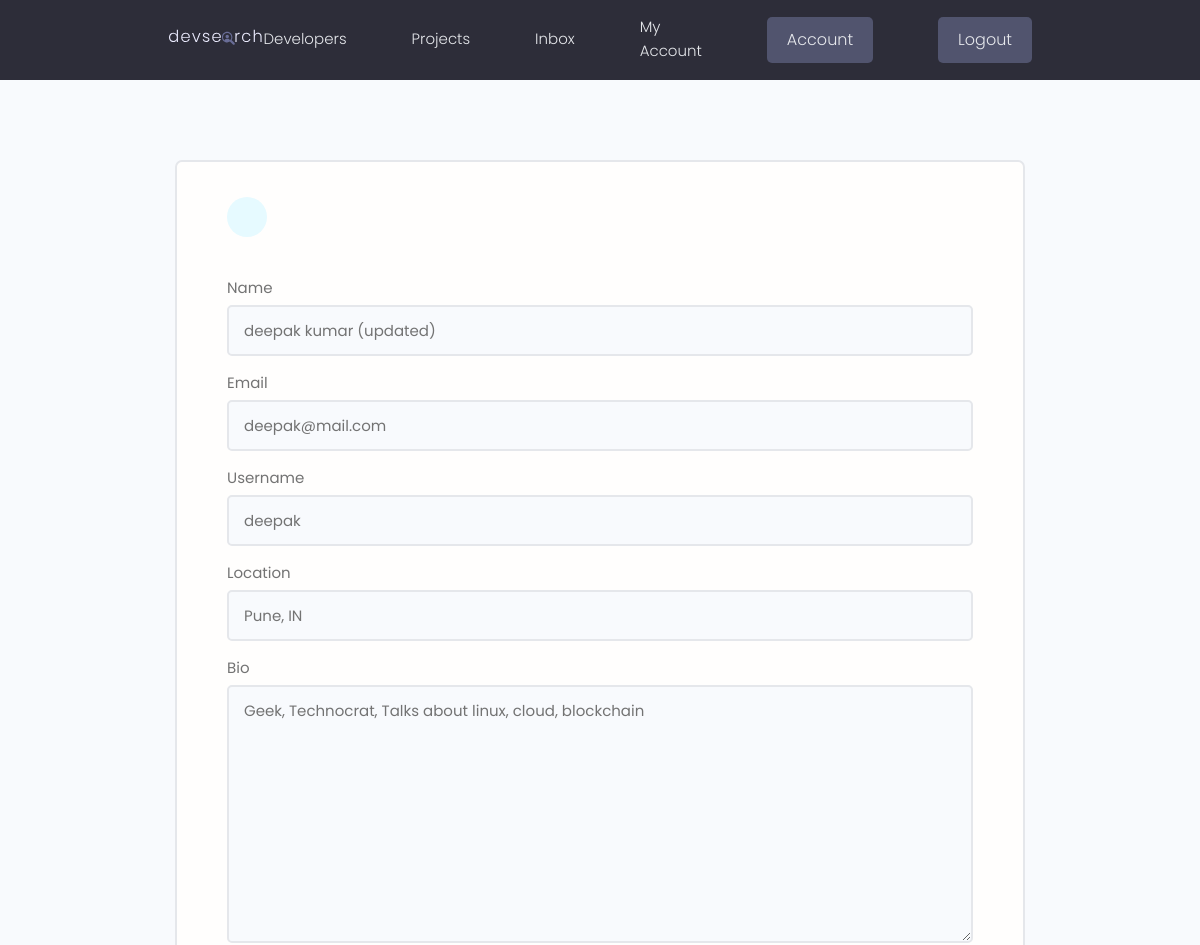
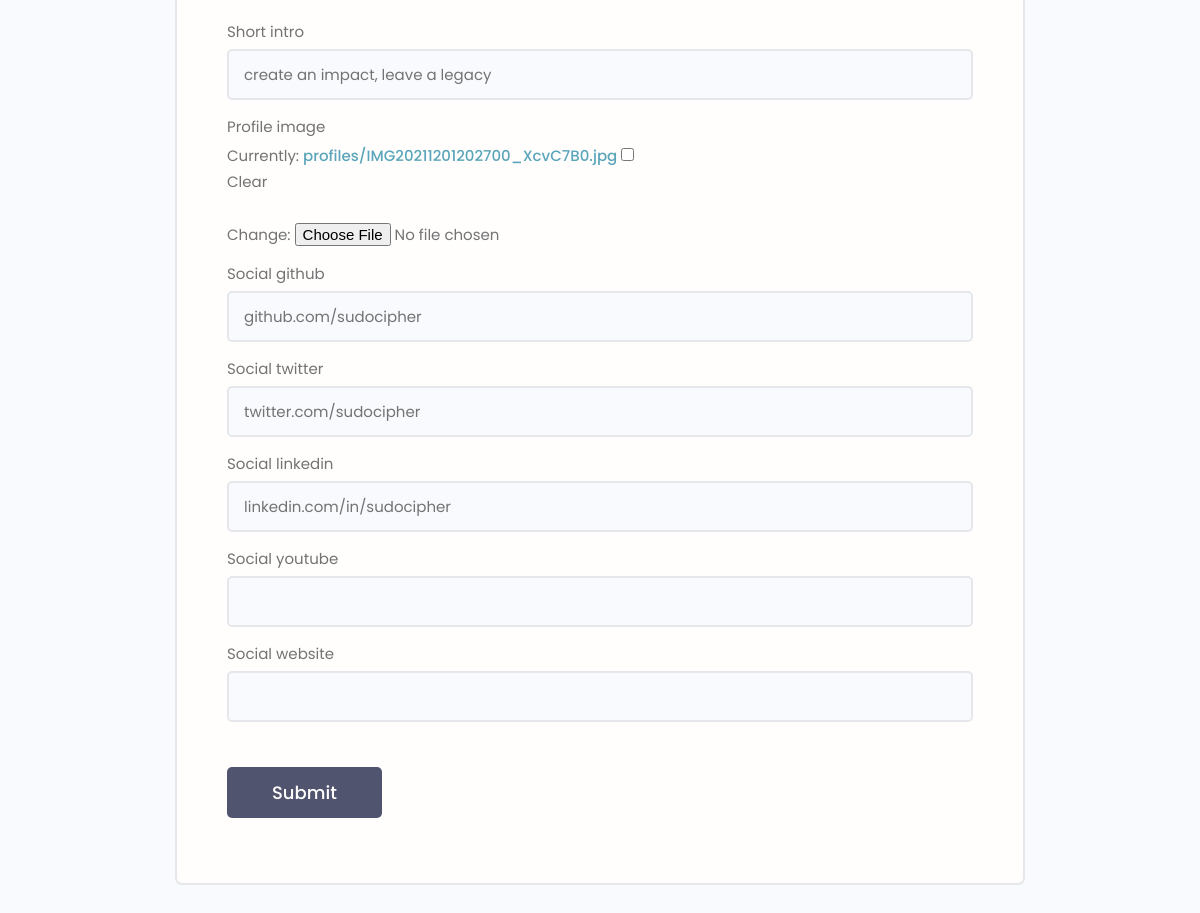
Page /edit-account/ (signed in) on the earlier database version (2 pictures, top to bottom).
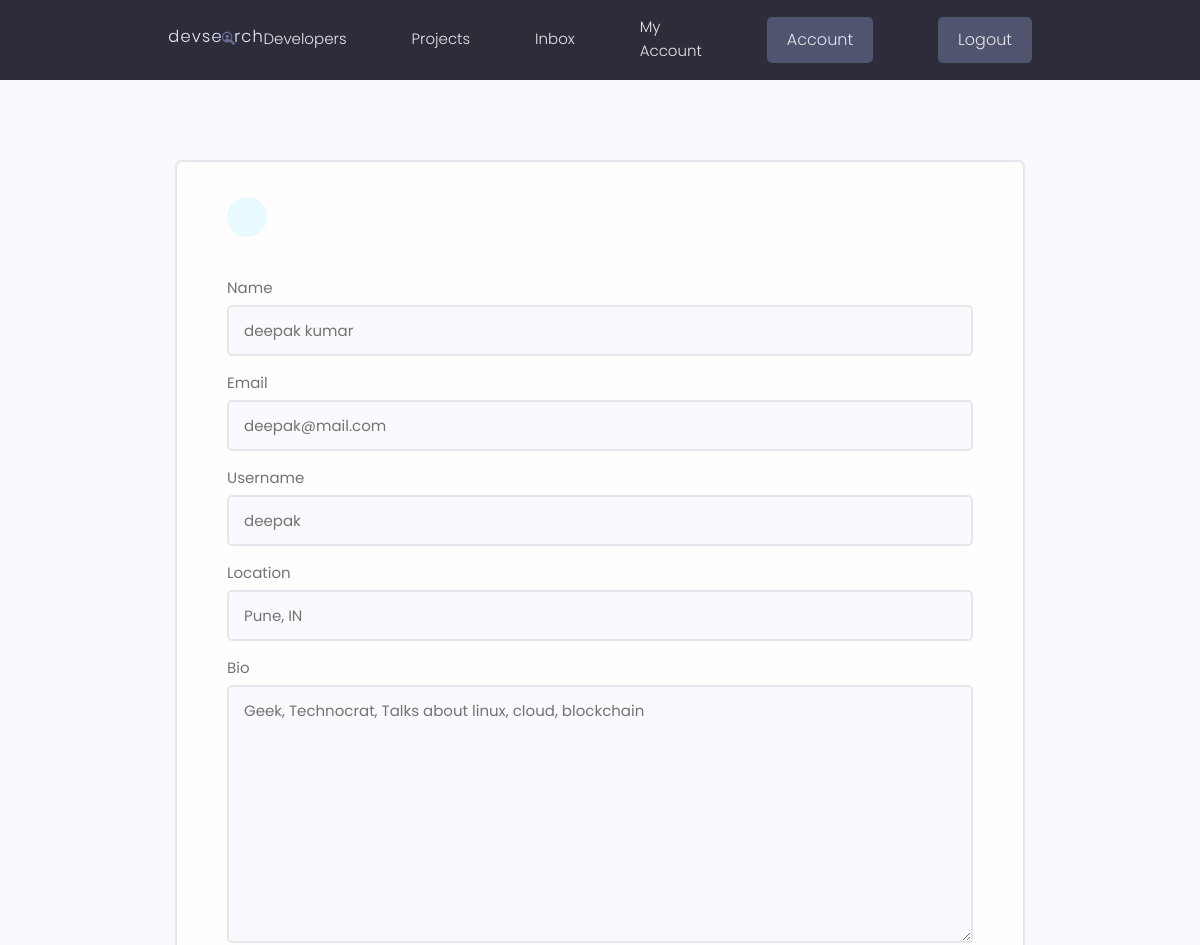
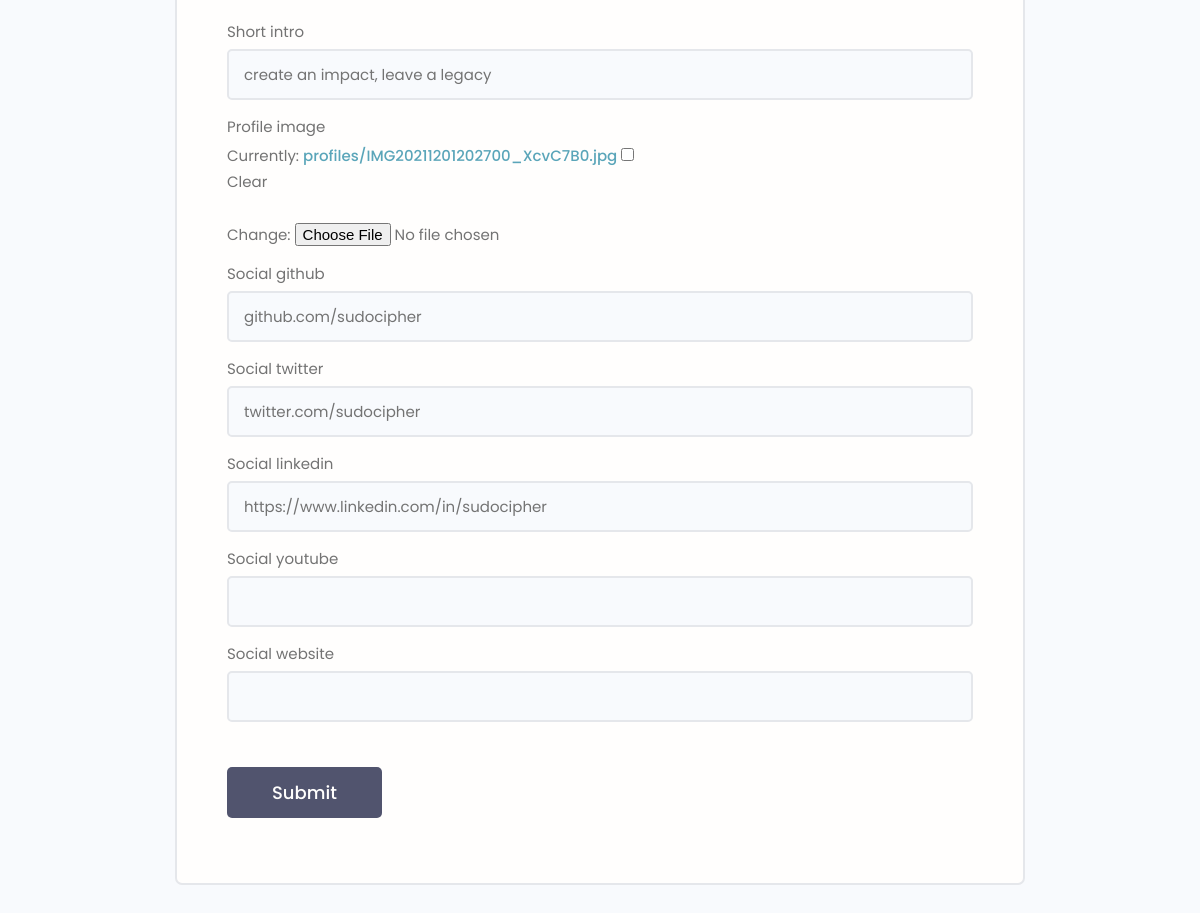
Same page on the later database version (2 pictures, top to bottom).
### users/models.py (models this page shows, shortened)
class Profile(models.Model):
    user = models.OneToOneField(User, on_delete=models.CASCADE,null=True, blank=True)
    name = models.CharField(max_length=200, blank=True, null=True)
    email = models.EmailField(max_length=500, blank=True, null=True)
    username = models.CharField(max_length=200, blank=True, null=True)
    location = models.CharField(max_length=200, blank=True, null=True)
    short_intro = models.CharField(max_length=200, blank=True, null=True)
    bio = models.TextField(blank=True, null=True)
    profile_image = models.ImageField(null=True, blank=True, upload_to='profiles/', default="profiles/user-default.png")
    social_github = models.CharField(max_length=200, blank=True, null=True)
    social_twitter = models.CharField(max_length=200, blank=True, null=True)
    social_linkedin = models.CharField(max_length=200, blank=True, null=True)
    social_youtube = models.CharField(max_length=200, blank=True, null=True)
    social_website = models.CharField(max_length=200, blank=True, null=True)
    created = models.DateTimeField(auto_now_add=True)
    id = models.UUIDField(default=uuid.uuid4, unique=True, primary_key=True, editable=False)

### users/views.py (the view)
# urls.py: path('edit-account/', views.editAccount, name="edit-account"),
@login_required(login_url="login")
def editAccount(request):
    profile = request.user.profile
    form = ProfileForm(instance=profile)
    if request.method == "POST":
        form = ProfileForm(request.POST, request.FILES, instance=profile)
        if form.is_valid():
            form.save()
            return redirect('account')
    context = {"form": form}
    return render(request, 'users/profile_form.html', context)

### users/forms.py
class ProfileForm(ModelForm):
    class Meta:
        model = Profile
        fields = ["name", "email", "username", "location", "bio", "short_intro", "profile_image", "social_github", "social_twitter", "social_linkedin", "social_youtube", "social_website"]
    def __init__(self, *args, **kwargs):
        super(ProfileForm, self).__init__(*args, **kwargs)
        for name, field in self.fields.items():
            field.widget.attrs.update({'class': 'input'})

### users/templates/users/profile_form.html (shortened to what this page needs)
{% extends 'main.html' %}
{% block content %}
<main class="formPage my-xl">
    <div class="content-box">
        <div class="formWrapper">
            <a class="backButton" href="{% url 'account' %}"></a>
            <br>
            <form class="form" action="{% url 'edit-account' %}" method="POST" enctype="multipart/form-data">
                {% for field in form %}
                <div class="form__field">
                    <label for="formInput#text">{{field.label}} </label>
                    {{field}}
                </div>
                {% endfor %}
                <input class="btn btn--sub btn--lg  my-md" type="submit" value="Submit" />
            </form>
        </div>
    </div>
</main>
{% endblock content %}

### templates/main.html (shortened to what this page needs)
<!DOCTYPE html>
{% load static %}
<html lang="en">
<head>
    <link rel="stylesheet" href="https://cdn.iconmonstr.com/1.3.0/css/iconmonstr-iconic-font.min.css" />
    <link rel="stylesheet" href="{% static 'uikit/styles/uikit.css' %}" />
    <link rel="stylesheet" href="{% static 'styles/app.css' %}" />
</head>
<body>
    {% include 'navbar.html'%}
    {% block content %}
    {% endblock content %}
</body>
</html>

### templates/navbar.html (shortened to what this page needs)
<!DOCTYPE html>
{% load static %}
<header class="header">
    <div class="container container--narrow">
      <a href="{% url 'profiles' %}" class="header__logo">
        <img src="{% static 'images/logo.svg' %}" alt="DevSearch Logo" />
      </a>
      <nav class="header__nav">
        <ul class="header__menu">
          <li class="header__menuItem"><a href="{% url 'profiles' %}">Developers</a></li>
          <li class="header__menuItem"><a href="{% url 'projects' %}">Projects</a></li>
          <li class="header__menuItem"><a href="">Inbox</a></li>
          <li class="header__menuItem"><a href="">My Account</a></li>
          {% if request.user.is_authenticated %}
          <li class="header__menuItem"><a href="{% url 'account' %}" class="btn btn--sub">Account</a></li>
          <li class="header__menuItem"><a href="{% url 'logout' %}" class="btn btn--sub">Logout</a></li>
          {% else %}
          <li class="header__menuItem"><a href="{% url 'login' %}" class="btn btn--sub">Login/Sign Up</a></li>
          {% endif %}
        </ul>
      </nav>
    </div>
  </header>

### static/styles/app.css (style rules this page uses)
:root { --color-sub: #2d2d39; }
.btn--sub { background-color: var(--color-sub-light); }
img { width: 100%; }
.content-box { width: 95%; max-width: 85rem; margin: 0 auto; }
.header { position: sticky; z-index: 111; background-color: var(--color-sub); padding: 1.5rem 0; }
.header > .container { display: flex; justify-content: space-between; align-items: center; }
.header__logo > img { height: 3.8rem; }
.header__nav > ul { display: inline-flex; align-items: center; list-style: none; gap: 6.5rem; }
.header__menuItem > a { color: var(--color-light); font-weight: 300; }
.backButton { background: var(--color-main-light); color: var(--color-main); width: 4rem; height: 4rem; display: flex; align-items: center; justify-content: center; border-radius: 50%; }
.formPage .formWrapper { list-style: none; background: var(--color-white); padding: 3.5rem 5rem; border: 2px solid var(--color-light); border-radius: 0.7rem; }

### static/uikit/styles/modules/_variables.css (style rules this page uses)
:root { --color-main: #5aa5b9; --color-main-light: #e6faff; --color-sub: #3f4156; --color-sub-light: #51546e; --color-sub-lighter: #ededfd; --color-text: #737373; --color-gray: #8b8b8b; --color-light: #e5e7eb; --color-light-gray: #767676; --color-bg: #f8fafd; --color-white: #fffefd; --color-white-light: #f3f3f3; --color-success: #359e64; --color-success-bg: #def8e8; --color-error: #fc4b0b; --color-error-bg: #fff2ee; --font-base: 'Poppins', arial, helvetica, 'Segoe UI', roboto, ubuntu, sans-serif; --font-monospace: 'Fira Code', 'Courier New', courier, monospace; --font-regular: 300; --font-medium: 500; --font-bold: 700; --generic-shadow: 1px 1px 5px #00000010; --generic-transition: all 0.3s ease-in-out; }

### static/uikit/styles/modules/_base.css (style rules this page uses)
* { margin: 0; padding: 0; box-sizing: border-box; text-rendering: optimizeLegibility; color: inherit; font-size: inherit; }
html { font-size: 50%; }
@media only screen and (min-width: 480px) { html { font-size: 56.25%; } }
@media only screen and (min-width: 1200px) { html { font-size: 62.5%; } }
body { line-height: 1.6; font-weight: 400; font-size: 1.5rem; color: var(--color-text); background-color: var(--color-bg); min-height: 100vh; }

### static/uikit/styles/modules/_typography.css (style rules this page uses)
* { font-family: var(--font-base); }
a { padding-bottom: 2px; text-decoration: none; display: inline-block; color: var(--color-main); font-weight: var(--font-medium); }

### static/uikit/styles/modules/_utilities.css (style rules this page uses)
.container { width: 92%; max-width: 165rem; margin: 0 auto; box-sizing: border-box; }
.container--narrow { width: 92%; max-width: 120rem; }
@media screen and (min-width: 1000px) { .container { width: 90%; } }
@media screen and (min-width: 1000px) { .container--narrow { width: 85%; } }
@media screen and (min-width: 1200px) { .container { width: 80%; } }
@media screen and (min-width: 1200px) { .container--narrow { width: 72%; } }
.my-md { margin: 3rem auto; }
.my-xl { margin: 8rem auto; }

### static/uikit/styles/modules/_button.css (style rules this page uses)
.btn { display: inline-block; position: relative; cursor: pointer; background-color: var(--color-light); font-weight: var(--font-medium); color: var(--color-sub); text-decoration: none; padding: 1rem 2rem; border-radius: 0.5rem; border: none; width: -webkit-fit-content; width: -moz-fit-content; width: fit-content; height: -webkit-fit-content; height: -moz-fit-content; height: fit-content; font-size: 1.6rem; outline-width: 0; outline-color: transparent; -webkit-backface-visibility: hidden; backface-visibility: hidden; transition: all 0.3s ease-in-out; }
.btn--sub { background-color: var(--color-sub); color: var(--color-white); }
.btn--lg { font-size: 1.8rem; padding: 1.2rem 4.5rem; }

### static/uikit/styles/modules/_form.css (style rules this page uses)
.form { display: block; }
.form__field { margin-top: 1.5rem; margin-bottom: 1.5rem; }
.form__label, .form__field > label { display: block; margin-bottom: 0.5rem; color: var(--color-text); }
input.input[type='text'], input.input[type='email'], input.input[type='password'], input.input[type='number'], textarea.input { min-width: 24rem; width: 100%; padding: 1.2rem 1.5rem; border-radius: 0.5rem; border: 2px solid var(--color-light); transition: all 0.3s ease-in-out; background-color: var(--color-bg); }

Differences in the rows shown:
changed Profile "deepak@mail.com": name "deepak kumar (updated)" → "deepak kumar"; social_linkedin "linkedin.com/in/sudocipher" → "https://www.linkedin.com/in/sudocipher"
